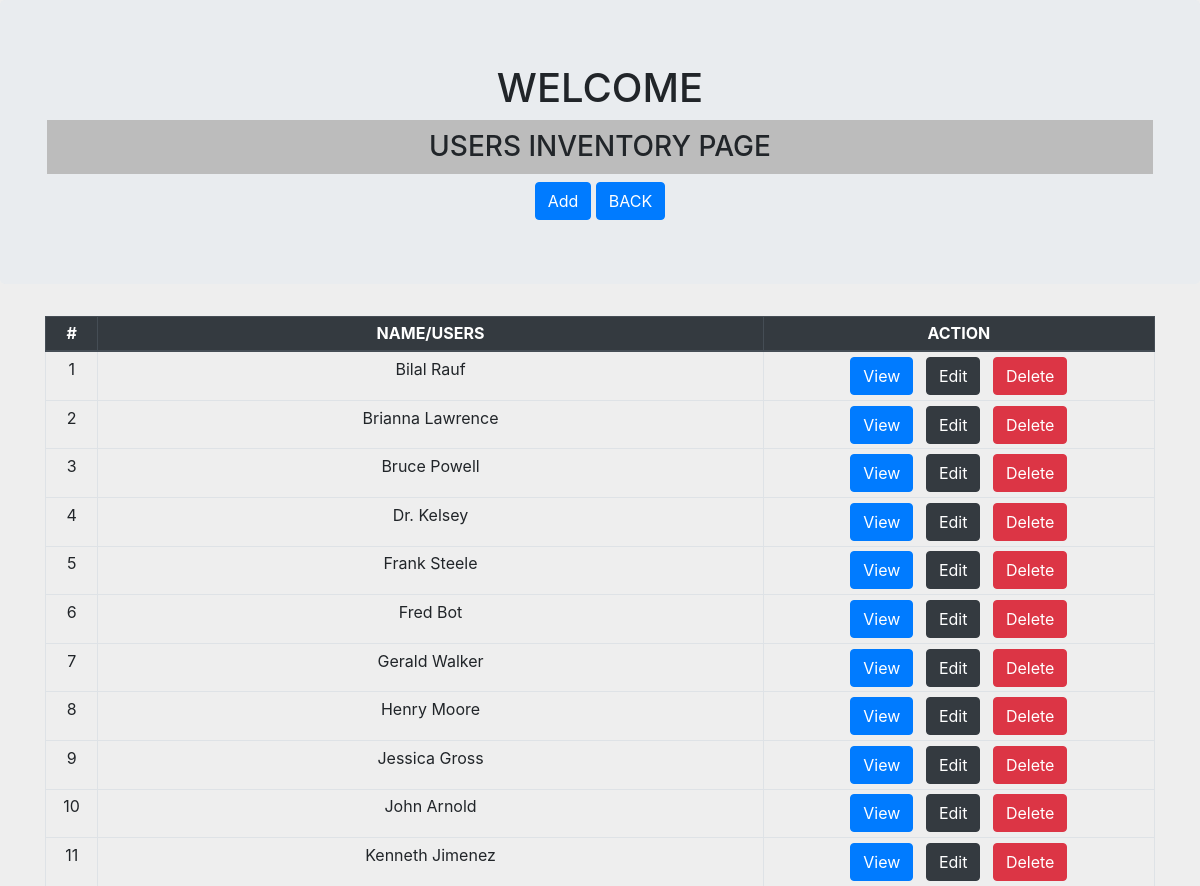
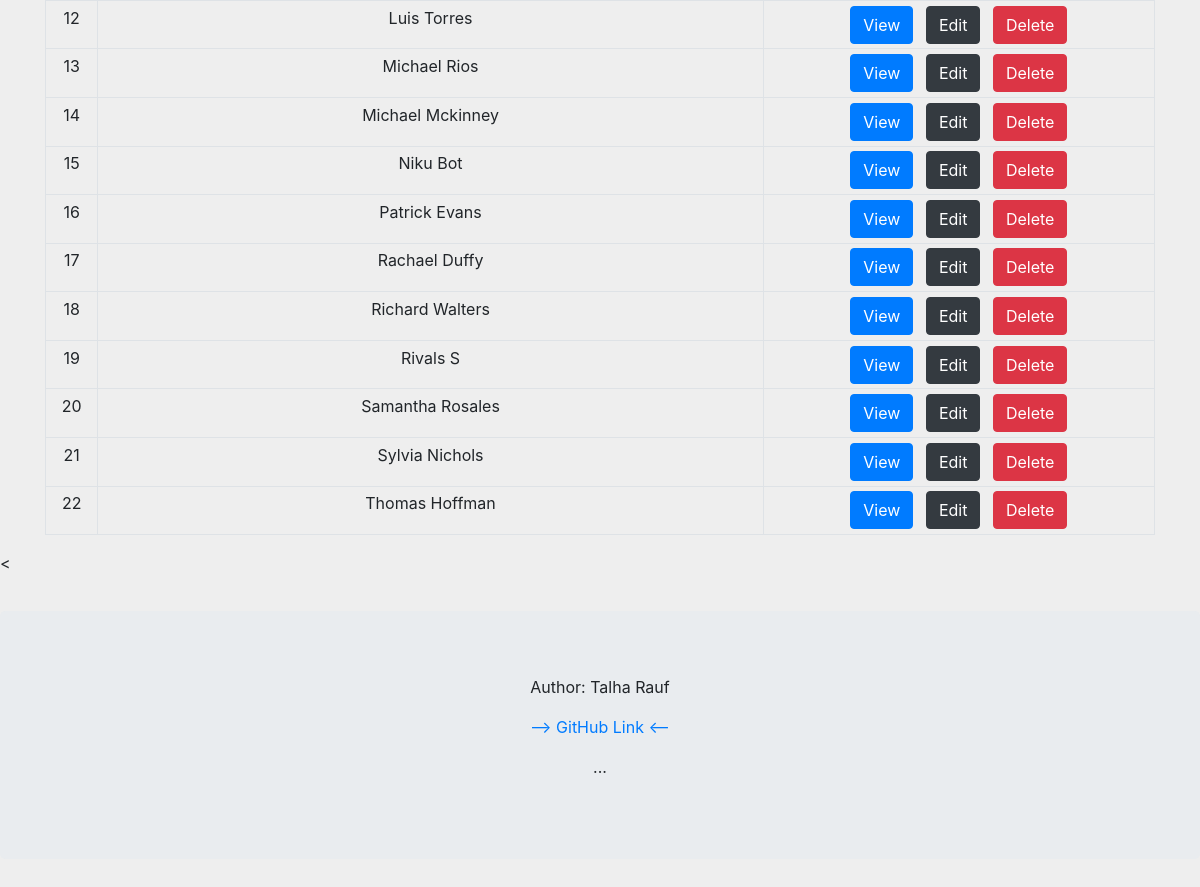
Before: /users/ with the older database file (2 pictures, top to bottom).
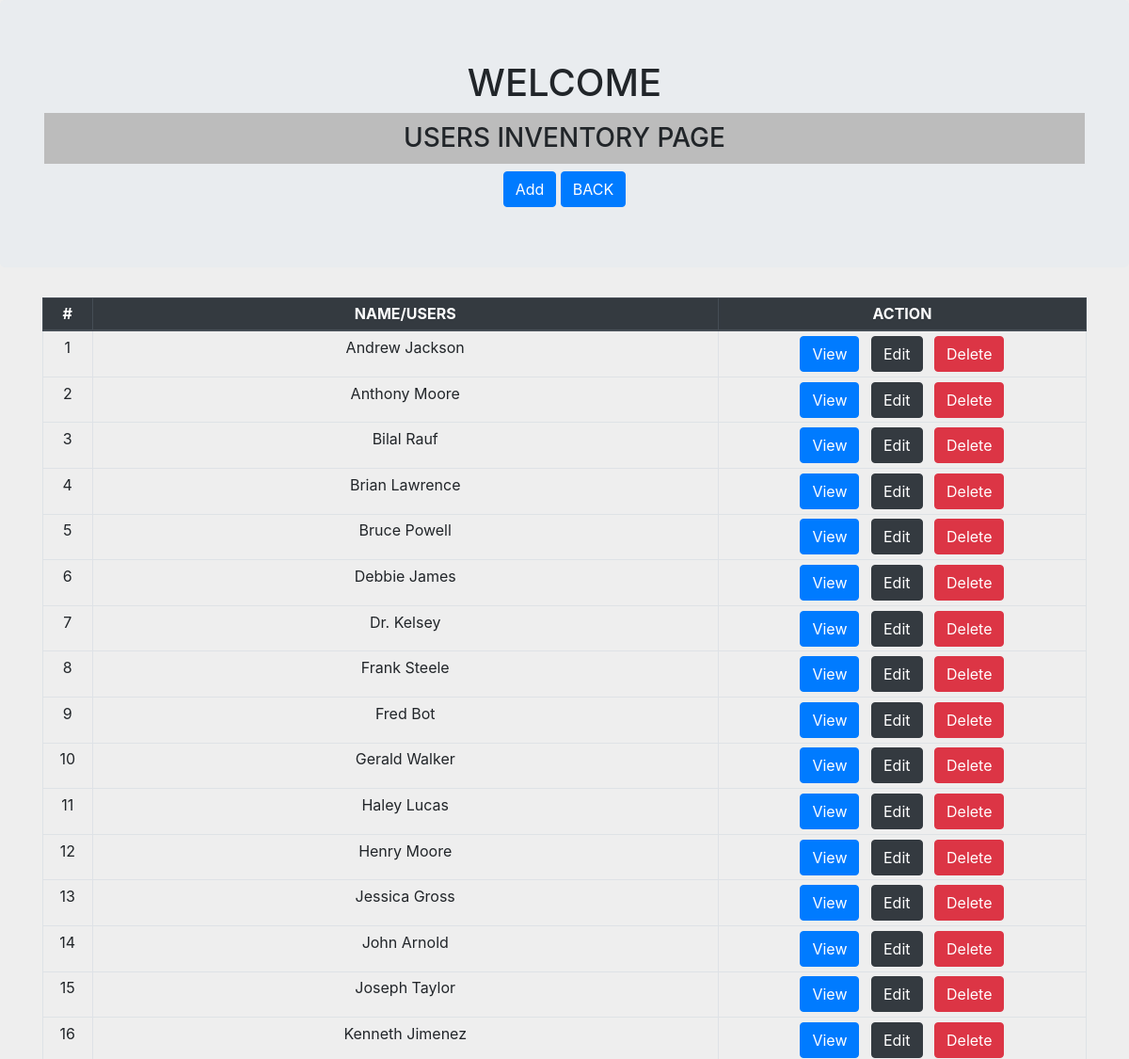
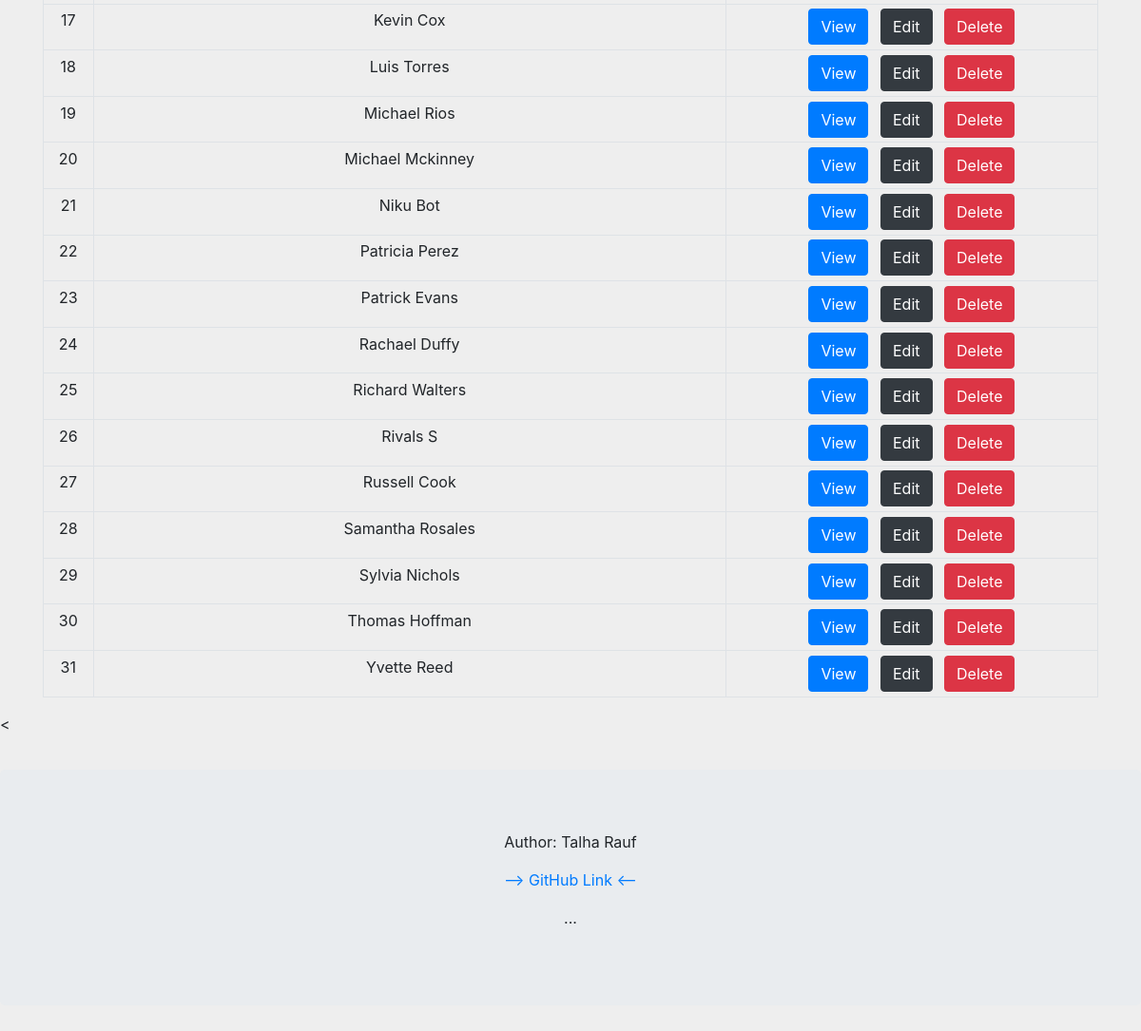
After: the same page with the newer database file (2 pictures, top to bottom).
### myApp/models.py (models this page shows, shortened)
class User(models.Model):
    first_name = models.CharField(max_length=128)
    second_name = models.CharField(max_length=128)
    email = models.EmailField(max_length=264, unique=True)
    company = models.CharField(max_length=264)

### myApp/views.py (the view)
# urls.py: path('users/', views.UsersInventoryView.as_view(), name='users-inventory'),
class UsersInventoryView(TemplateView):
    template_name = "users.html"
    def get_context_data(self, **kwargs):
        context = super().get_context_data(**kwargs)
        context['user_dict'] = models.User.objects.all().order_by('first_name')
        return context

### myApp/templates/users.html
{% extends "base.html" %}
{% block content %}
<div class="jumbotron">
  <div class="container">
    <h1>WELCOME</h1>
    <h3>USERS INVENTORY PAGE</h3>
  </div>
  <div class="Container container-sm text-center">
    <a href="{% url 'myApp:add-user' %}"><button type="submit" id="cancelBtn" class="btn btn-primary">Add</button></a>
    <a href="{% url 'myApp:index' %}"><button type="submit" id="submitBtn" class="btn btn-primary">BACK</button></a>
  </div>
</div>
  <div class="Container container-sm text-center">
    <div class="table-responsive-sm">
      {% if user_dict %}
      <table class="table table-sm table-bordered">
        <thead class="thead-dark">
          <tr>
            <th>#</th>
            <th style="width:60%" >NAME/USERS</th>
            <th>ACTION</th>
          </tr>
        </thead>
        <tbody>
        {% for eachUser in user_dict %}
          <tr>
            <td>{{ forloop.counter }}</td>
            <td>{{ eachUser.first_name }} {{ eachUser.second_name }}</td>
            <td>
              <a href="{% url 'myApp:user-detail' eachUser.pk %}"><button type="submit" id="viewBtn" class="btn btn-primary mr-2">View</button></a>
              <a href="{% url 'myApp:edit-user-detail' eachUser.pk %}"><button type="submit" id="editBtn" class="btn btn-primary btn-dark mr-2">Edit</button></a>
              <a href="{% url 'myApp:delete-user' eachUser.pk %}"><button type="submit" id="deleteBtn" class="btn btn-primary btn-danger">Delete</button></a>
            </td>
          </tr>
        {% endfor %}
        </tbody>
      </table>
      {% else %}
        <p>No User records found...</p>
      {% endif %}
    </div>
  </div>
<{% endblock %}

### templates/base.html (shortened to what this page needs)
{% load static %}
<!DOCTYPE html>
<html lang="en">
<head>
  <link href="https://cdn.jsdelivr.net/npm/bootstrap@5.2.3/dist/css/bootstrap.min.css" rel="stylesheet"><meta charset="utf-8">
  <link rel="stylesheet" href="https://cdn.jsdelivr.net/npm/bootstrap@4.6.2/dist/css/bootstrap.min.css">
  <link href="{% static "css/index.css" %}" rel="stylesheet" type="text/css">
</head>
<body>
    {% block content %}{% endblock %}
</body>
<footer>
    <div class="jumbotron">
      <p>Author: Talha Rauf</p>
      <p><a href="https://github.com/Talha-Rauf">--> GitHub Link <--</a></p>
      <p>...</p>
    </div>
</footer>
</html>

### static/css/index.css (style rules this page uses)
h1, p { text-align: center; }
body { background-color: #eeeeee; }
h3 { margin-top: 2px; padding: 10px; text-align: center; background-color: #bcbcbc; }
footer { margin-top: 3%; text-align: center; }
table { text-align: center; margin: 8px auto; }
td { border: 1px solid black; background-color: lightgray; text-align: center; }

Changed rows visible on the page:
added User: first_name "Andrew", second_name "Jackson"
added User: first_name "Anthony", second_name "Moore"
changed User "Lawrence": first_name "Brianna" → "Brian"
added User: first_name "Debbie", second_name "James"
added User: first_name "Haley", second_name "Lucas"
added User: first_name "Joseph", second_name "Taylor"
added User: first_name "Kevin", second_name "Cox"
added User: first_name "Patricia", second_name "Perez"
added User: first_name "Russell", second_name "Cook"
added User: first_name "Yvette", second_name "Reed"
